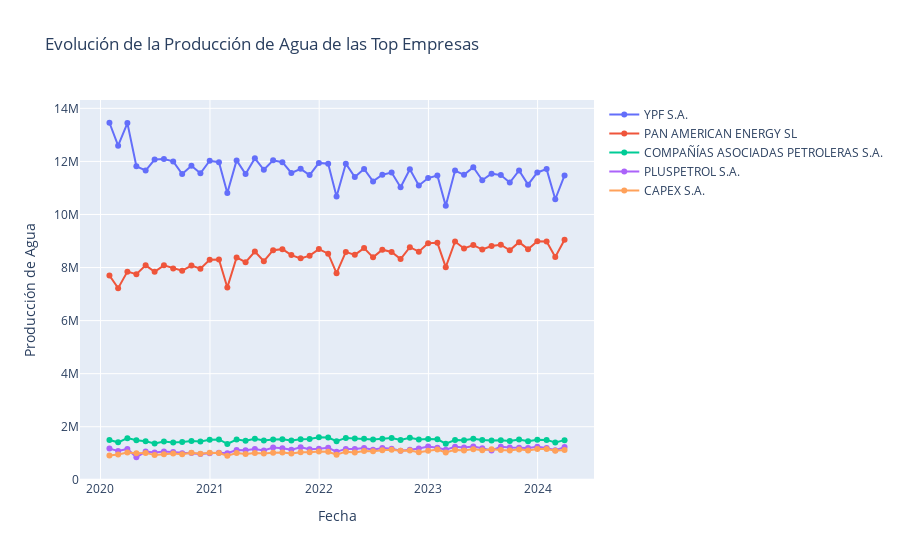

The cell this chart's notebook holds for it:
### Code cell
fig = go.Figure()

for empresa in top_emp:
    empresa_data = top_empresas[top_empresas['empresa']==empresa]
    fig.add_trace(go.Scatter(
        x=empresa_data['fecha_data'],
        y=empresa_data['prod_agua'],
        mode='lines+markers',
        name=empresa
    ))

fig.update_layout(
    title='Evolución de la Producción de Agua de las Top Empresas',
    xaxis_title='Fecha',
    yaxis_title='Producción de Agua'
)

fig.show()
